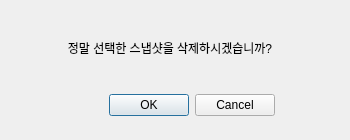
<?xml version="1.0" encoding="UTF-8"?>
<ui version="4.0">
 <class>Dialog</class>
 <widget class="QDialog" name="Dialog">
  <property name="geometry">
   <rect>
    <x>0</x>
    <y>0</y>
    <width>350</width>
    <height>140</height>
   </rect>
  </property>
  <property name="windowTitle">
   <string>General 5ho</string>
  </property>
  <property name="windowIcon">
   <iconset>
    <normaloff>../icon/dron.jpeg</normaloff>../icon/dron.jpeg</iconset>
  </property>
  <widget class="QLabel" name="label">
   <property name="geometry">
    <rect>
     <x>10</x>
     <y>40</y>
     <width>320</width>
     <height>15</height>
    </rect>
   </property>
   <property name="text">
    <string>정말 선택한 스냅샷을 삭제하시겠습니까?</string>
   </property>
   <property name="alignment">
    <set>Qt::AlignCenter</set>
   </property>
  </widget>
  <widget class="QDialogButtonBox" name="buttonBox">
   <property name="geometry">
    <rect>
     <x>75</x>
     <y>90</y>
     <width>200</width>
     <height>30</height>
    </rect>
   </property>
   <property name="standardButtons">
    <set>QDialogButtonBox::Cancel|QDialogButtonBox::Ok</set>
   </property>
  </widget>
 </widget>
 <resources/>
 <connections/>
</ui>
